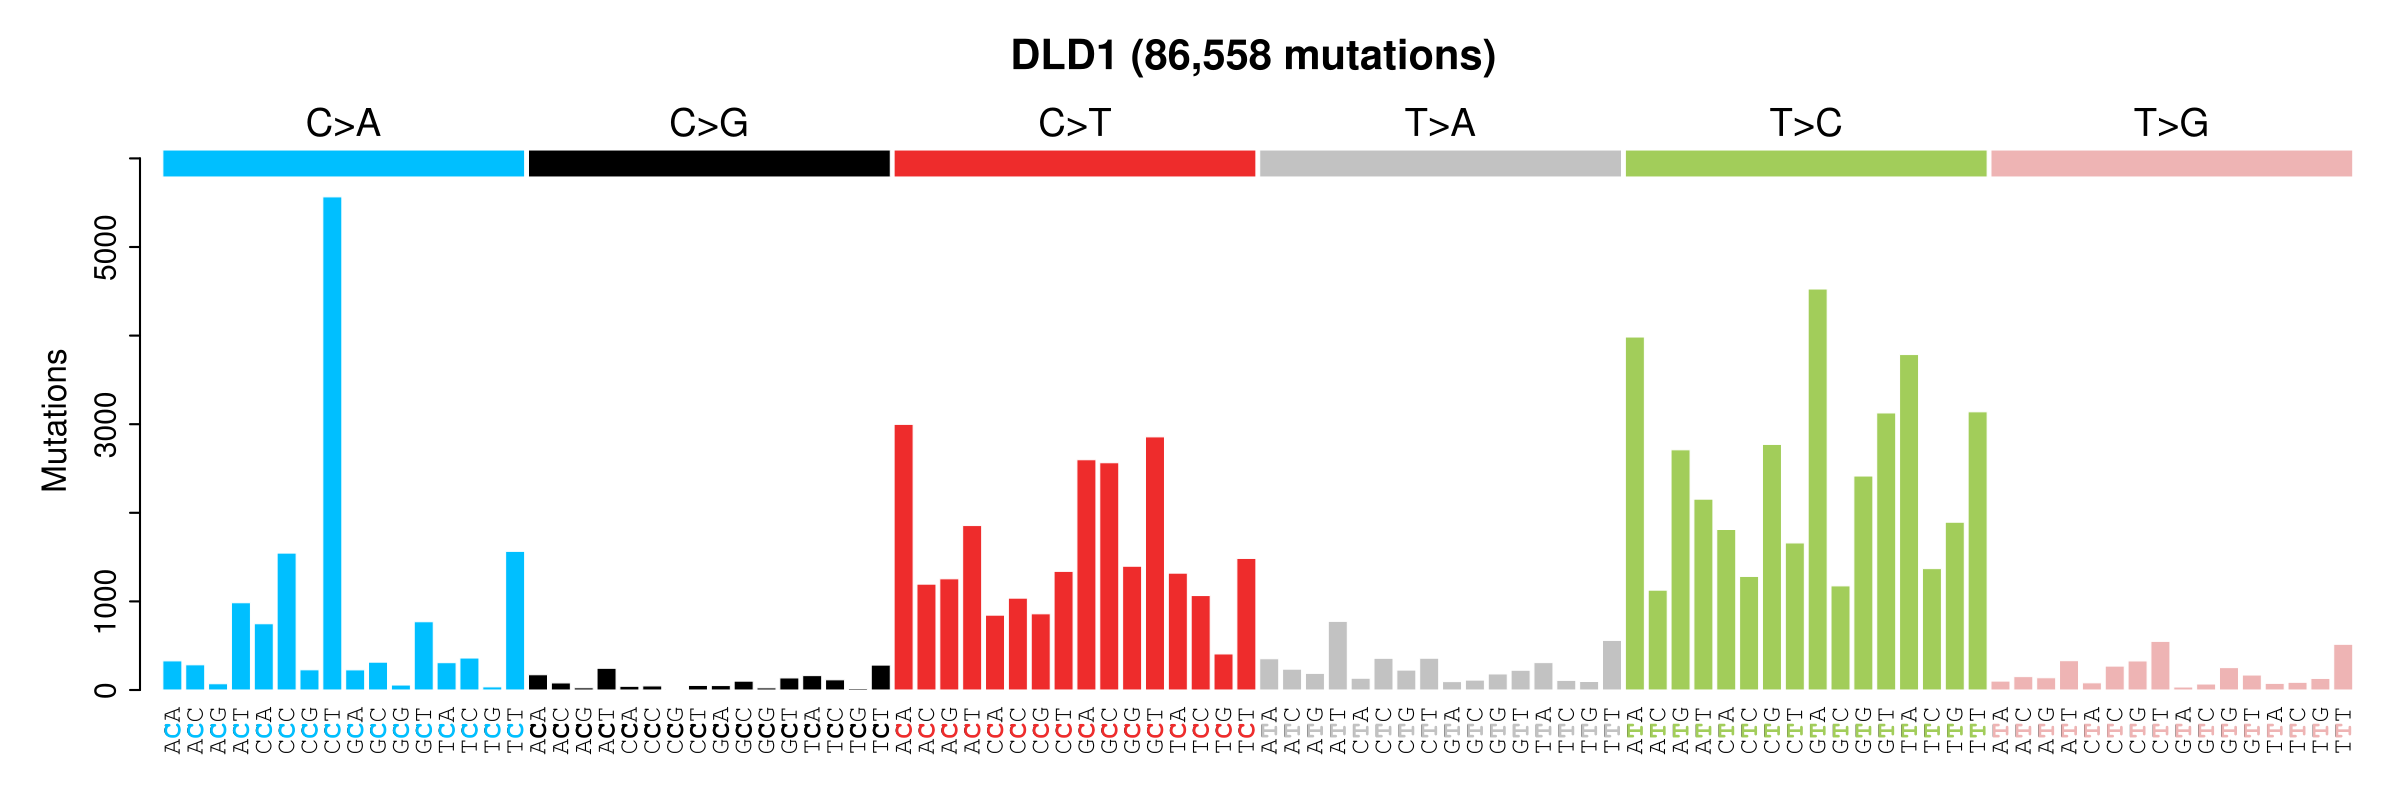

Reproduce this figure in R.
library(sigfit)
data("cosmic_signatures", package = "sigfit")
mydata<-read.table("data/tri_nucle_96.mat",header = T,row.names = 1,check.names = F)
colnames(mydata)<-colnames(cosmic_signatures)

sigfit::plot_spectrum(mydata,pdf_path = "cell_line_profile.pdf")
